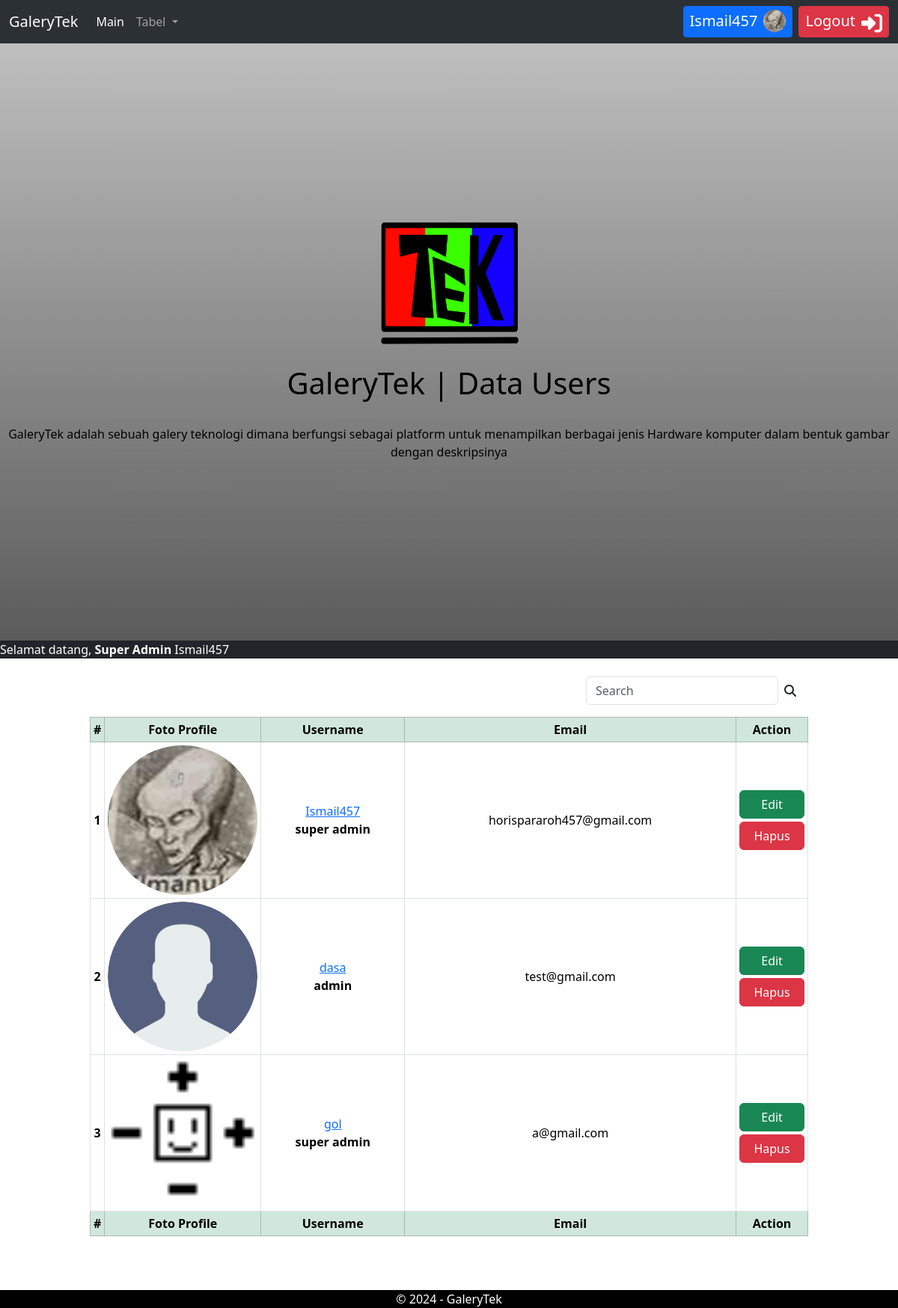
Screenshot of /admin/crud/users.php (signed in) with the database file from the repository.
### tables this page shows
CREATE TABLE `user` (
  `id` int NOT NULL,
  `username` varchar(255) NOT NULL,
  `email` varchar(255) NOT NULL,
  `password` varchar(255) NOT NULL,
  `role` enum('admin','super admin') NOT NULL,
  `gambar` varchar(255) NOT NULL
);

### admin/crud/users.php (the view, shortened to what this page needs)
<!DOCTYPE html>
<html lang="en">
<head>
    <link rel="stylesheet" href="../assets/style/base.css">
    <link rel="stylesheet" href="../assets/style/bootstrap.min.css">
    <link rel="stylesheet" href="http://localhost/pw2024_tubes_233040070/admin/assets/plugins/fontawesome-free-6.5.2-web/css/all.css">
    <link rel="stylesheet" href="../assets/style/index.css">
</head>
<body>
    <?php
    include "../assets/shortcut/nav.php";
    ?>
    <header class="d-flex align-content-center justify-content-center flex-column text-center" style="height: 100vh; color: black;">
        <h4><img src="../assets/style/gambar/Tek.png" alt="Tek" width="100px"></h4>
        <h1>GaleryTek | Data Users</h1>
        <br>
        <p>GaleryTek adalah sebuah galery teknologi dimana berfungsi sebagai platform untuk menampilkan berbagai jenis Hardware komputer dalam bentuk gambar dengan deskripsinya</p>
    </header>
    <marquee behavior="" direction="left" class="bg-dark text-white">
        Selamat datang,
        <b class="text-capitalize">
            <?= $tampil_user['role']; ?>
        </b>
        <?= $tampil_user['username']; ?>
    </marquee>
    <section class="main d-flex flex-column p-1" id="main">
        <div class="data m-auto my-1">
            <div class="ultility d-flex justify-content-between flex-row-reverse m-3">
                <div class="d-flex" role="search">
                    <input class="form-control me-2" class="cari" type="text" placeholder="Search" name="cari" id="cari" aria-label="Search">
                    <i class='fa-solid fa-magnifying-glass my-auto'></i>
                </div>
            </div>
            <table class="text-center table table-bordered table-hover table-responsive table-sm tableku">
                <thead class="table-success">
                    <tr>
                        <th class="align-content-center" width="2%">#</th>
                        <th class="align-content-center" width="10%">Foto Profile</th>
                        <th class="align-content-center" width="20%">Username</th>
                        <th class="align-content-center">Email</th>
                        <th class='align-content-center' width='10%'>Action</th>
                    </tr>
                </thead>
                <tfoot class="table-success">
                    <tr>
                        <th class="align-content-center">#</th>
                        <th class="align-content-center">Foto Profile</th>
                        <th class="align-content-center">Username</th>
                        <th class="align-content-center">Email</th>
                        <th class='align-content-center'>Action</th>
                    </tr>
                </tfoot>
                <?php
                if (isset($_POST['cari'])) {
                    $cari = $_POST['cari'];
                    $data = mysqli_query($koneksi, "SELECT * FROM user WHERE username LIKE '%" . $cari . "%' or email LIKE '%" . $cari . "%'");
                } else {
                    $data = mysqli_query($koneksi, "SELECT * FROM user");
                }
                $no = 1;
                while ($tampil = mysqli_fetch_array($data)) {
                    if ($tampil['gambar']) {
                        $gambar = $tampil['gambar'];
                    } else {
                        $gambar = "Profile_picture.png";
                    }
                ?>
                    <tr>
                        <th class="align-content-center" scope="row"><?= $no++; ?></th>
                        <td class="align-content-center">
                            <img class="rounded-circle" src="recource/gambar_profile/<?= $gambar ?>" alt="<?= $gambar ?>">
                        </td>
                        <td class="align-content-center"><a href="user.php?id=<?= $tampil['id'] ?>"><?= $tampil['username']; ?></a><br><b><?= $tampil['role']; ?></b></td>
                        <td class="align-content-center"><?= $tampil['email']; ?></td>
                        <td class='align-content-center'>
                            <div class='action d-flex flex-column'>
                                <a href='form/edit_profile.php?id=<?= $tampil['id'] ?>' class='btn btn-success mb-1'>Edit</a>
                                <a href="aksi/hapus_profile.php?id=<?= $tampil['id'] ?>" class='btn btn-danger' onclick='return confirm(`Anda yakin mau menghapus item ini ?`)'>Hapus</a>
                            </div>
                        </td>
                    </tr>
                <?php
                }
                ?>
            </table>
        </div>
    </section>
    <?php
    include "../assets/shortcut/link.php";
    ?>
</body>
</html>

### admin/assets/shortcut/nav.php (shortened to what this page needs)
<?php
include "koneksi.php";
$user = $_SESSION['user'];
$data_user = mysqli_query($koneksi, "SELECT * FROM user WHERE username='$user' or email='$user'");
$tampil_user = mysqli_fetch_array($data_user);
if ($tampil_user['gambar']) {
    $gambar_profile = $tampil_user['gambar'];
} else {
    $gambar_profile = "Profile_picture.png";
}
?>
<nav class="navbar navbar-expand-lg bg-body-tertiary position-fixed bg-dark" data-bs-theme="dark" style="
    color: white;
    width: 100%;
    z-index: 10;
    top: 0;">
    <div class="container-fluid">
        <a class="navbar-brand" href="./">GaleryTek</a>
        <div class="collapse navbar-collapse" id="navbarText">
            <ul class="navbar-nav me-auto mb-2 mb-lg-0 text-center">
                <li class="nav-item">
                    <a class="nav-link active" aria-current="page" href="#main">Main</a>
                </li>
                <li class="nav-item dropdown">
                    <a class="nav-link dropdown-toggle" href="#" role="button" data-bs-toggle="dropdown" aria-expanded="false">
                        Tabel
                    </a>
                </li>
            </ul>
            <div class="d-flex justify-content-evenly">
                <a href="http://localhost/pw2024_tubes_233040070/admin/crud/user.php" class="d-flex btn btn-sm btn-primary justify-content-center me-2">
                    <div class="fs-5 me-2"><?= $tampil_user['username'] ?></div><img class="rounded-circle" src="http://localhost/pw2024_tubes_233040070/admin/crud/recource/gambar_profile/<?= $gambar_profile; ?>" alt="Profile_picture.png" style="height:30px; width: 30px;">
                </a>
                <a href="http://localhost/pw2024_tubes_233040070/admin/crud/aksi/logout.php" class="d-flex btn btn-sm btn-danger justify-content-center" onclick="return confirm('Anda yakin ingin logout ?')">
                    <div class="fs-5">Logout</div><i class="fa-solid fa-right-to-bracket fa-2x ms-2 mt-1"></i>
                </a>
            </div>
        </div>
    </div>
</nav>
<div style="margin-bottom: 32px;">_</div>

### admin/assets/style/base.css (style rules this page uses)
* { margin: 0; padding: 0; scroll-behavior: smooth; }
img { border: 0; width: 200px; height: 200px; }

### admin/assets/style/index.css (style rules this page uses)
html { overflow-x: hidden; }
header { width: 100%; height: 250px; background: linear-gradient(#bfbfbf 0%, #5b5b5b 100%); }
table td { text-align: center; padding: 5px; }
.data { width: 80vw; display: flex; justify-content: center; flex-direction: column; }

### rows the page displays
user: username "Ismail457", gambar (picture), role "Super Admin", role "super admin", email "horispararoh457@gmail.com"
user: shows a picture, username "dasa", role "admin", email "test@gmail.com"
user: gambar (picture), username "gol", role "super admin", email "a@gmail.com"
